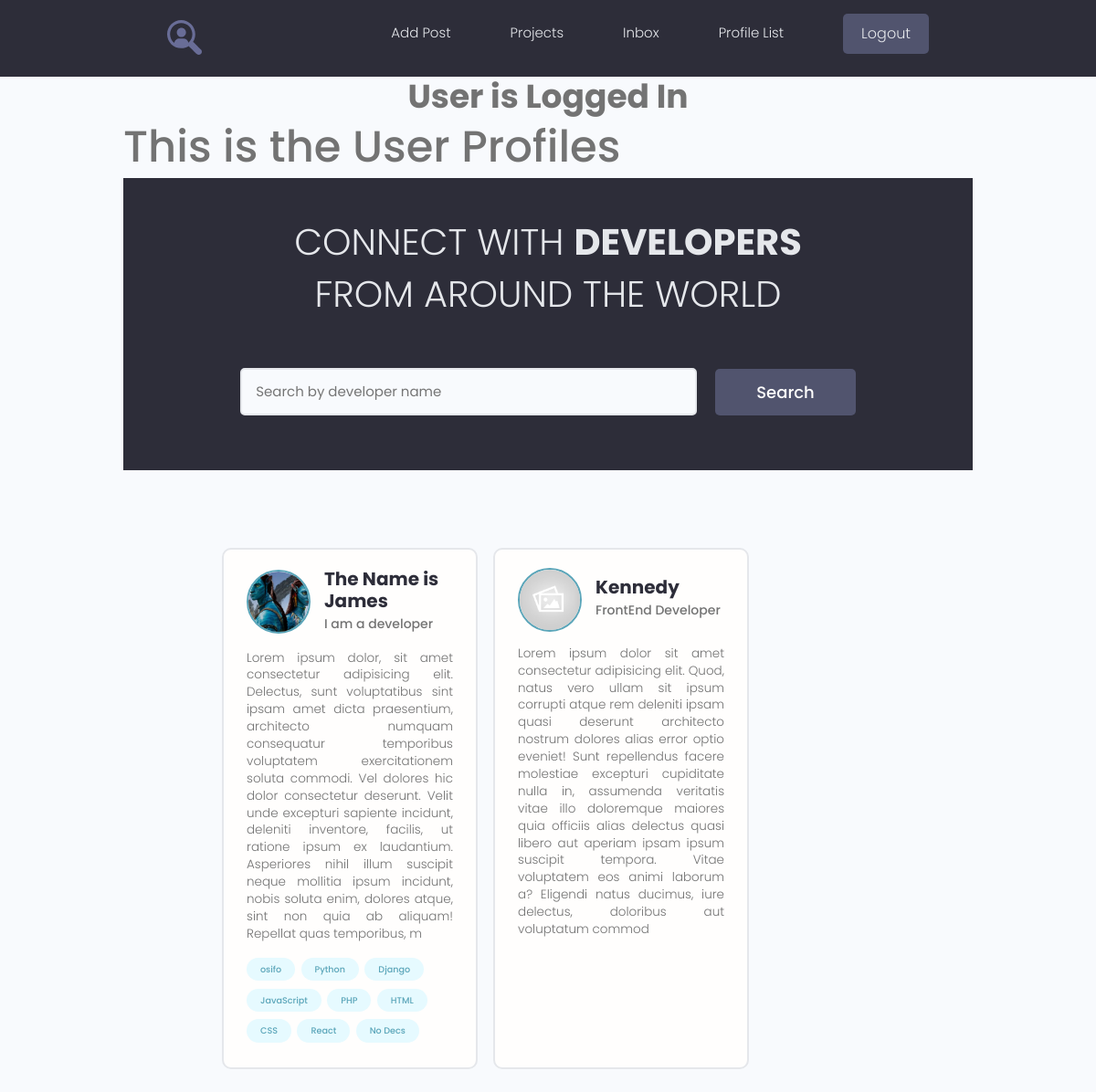
/user/profilelist/ (signed in), run on the app's committed database.
### user/models.py (models this page shows, shortened)
class Profile(models.Model):
    user = models.OneToOneField(User,on_delete=models.CASCADE, blank=True, null=True)
    name = models.CharField(max_length=200, blank=True, null=True)
    username = models.CharField(max_length=200, blank=True, null=True)
    location = models.CharField(max_length=200, blank=True, null=True, default='This is the space for "Location"')
    email = models.EmailField(max_length=500, null=True, blank=True)
    short_intro = models.CharField(max_length = 150, null=True, blank=True)
    bio = models.TextField(null=True, blank=True)
    profile_image = models.ImageField(null=True, blank=True, upload_to="profile-pics/", default='profile-pics/default.jpg' )
    social_github = models.CharField(max_length=200, blank=True, null=True)
    social_twitter = models.CharField(max_length=200, blank=True, null=True)
    social_website = models.CharField(max_length=200, blank=True, null=True)
    created = models.DateTimeField(auto_now_add=True)
    id = models.UUIDField(default=uuid.uuid4, unique= True , primary_key=True, editable=False)

class Skill(models.Model):
    owner = models.ForeignKey(Profile, on_delete=models.CASCADE, blank=True,null=True)
    name = models.CharField(max_length=130, blank=True, null=True)
    description = models.TextField(blank=True, null=True)
    created = models.DateTimeField(auto_now_add=True)
    id = models.UUIDField(default=uuid.uuid4, unique= True , primary_key=True, editable=False)
    def __str__(self):
        return str(self.name)

### user/views.py (the view)
# urls.py: path("profilelist/", profile, name = "profile"),
@login_required(login_url='user:loginform')
def profile(request):
    profile = Profile.objects.all()
    my_dict = {
        "profile" : profile,
    }
    return render(request, "user/profile.html", my_dict)

### templates/user/profile.html (shortened to what this page needs)
<!DOCTYPE html>
{% extends "simple/base.html" %}
{% load static  %}
{% block things %}
<h1>This is the User Profiles</h1>
<main class="home">
    <section class="hero-section text-center">
      <div class="container container--narrow">
        <div class="hero-section__box">
          <h2>CONNECT WITH <span>DEVELOPERS</span></h2>
          <h2>FROM AROUND THE WORLD</h2>
        </div>
        <div class="hero-section__search">
          <form class="form" action="#" method="get">
            <div class="form__field">
              <input class="input input--text" id="formInput#search" type="text" name="text"
                placeholder="Search by developer name" />
            </div>
            <input class="btn btn--sub btn--lg" type="submit" value="Search" />
          </form>
        </div>
      </div>
    </section>
    <section class="devlist">
      <div class="container">
        <div class="grid grid--three">
        {% for p in profile %}
           <div class="column card">
            <div class="dev">
              <a href="{% url 'user:userprofile' p.id %}" class="card__body" style="text-decoration: none;">
                <div class="dev__profile">
                  <img class="avatar avatar--md" src="{{p.profile_image.url}}" alt="image" />
                  <div class="dev__meta">
                    <h3>{{p.name}}</h3>
                    <h5>{{p.short_intro}}</h5>
                  </div>
                </div>
                <p class="dev__info">
                    {{p.bio|slice:'500'}}
                </p>
                <div class="dev__skills">
                    {% for skill in p.skill_set.all %}
                      <span class="tag tag--pill tag--main">
                          <small>{{skill}}</small>
                        </span>
                    {% endfor %}
                </div>
              </a>
            </div>
          </div>
        {% endfor %}
        </div>
      </div>
    </section>
</main>
{% endblock things %}

### templates/simple/base.html (shortened to what this page needs)
<!DOCTYPE html>
{% load static %}
<html lang="en">
<head>
    <link rel="stylesheet" href="https://cdnjs.cloudflare.com/ajax/libs/twitter-bootstrap/4.6.0/css/bootstrap.min.css">
    <link rel="stylesheet" href="https://cdnjs.cloudflare.com/ajax/libs/font-awesome/5.15.4/css/all.min.css">
    <link rel="stylesheet" href="https://cdn.iconmonstr.com/1.3.0/css/iconmonstr-iconic-font.min.css" />
    <link rel="stylesheet" href="{% static 'uikit/styles/uikit.css' %}" />
    <link rel="stylesheet" href="{% static 'styles/app.css' %}" />
</head>
<body>
    <header class="header">
        <div class="container container--narrow">
          <a href="{% url 'simple:database' %}" class="header__logo">
            <img src="{% static 'images/icon.svg' %}" alt="DevSearch Logo" />
          </a>
          <nav class="header__nav">
            <ul class="header__menu">
              {% if request.user.is_authenticated %}
              <li class="header__menuItem"><a href="{% url 'simple:register' %}">Add Post</a></li>
              {% endif %}
              <li class="header__menuItem"><a href="{% url 'simple:database' %}">Projects</a></li>
              <li class="header__menuItem"><a href="inbox.html">Inbox</a></li>
              <li class="header__menuItem"><a href="{% url 'user:profile' %}">Profile List</a></li>
              {% if request.user.is_authenticated %}
              <li class="header__menuItem"><a href="{% url 'user:logout' %}" class="btn btn--sub">Logout</a></li>
              {% else %}
              <li class="header__menuItem"><a href="{% url 'user:signup' %}" class="btn btn--sub">Signup</a></li>
              <li class="header__menuItem"><a href="{% url 'user:loginform' %}" class="btn btn--sub">Login</a></li>
              {% endif %}
            </ul>
          </nav>
        </div>
      </header>
    <center><h2>
    {% if request.user.is_authenticated %}
      User is Logged In
      {% else %}
      User is Logged Out
    {% endif %}
    </h2></center>
    <div class="container">
        {% block things %}
        {% endblock %}
    </div>
</body>
</html>

### static/styles/app.css (style rules this page uses)
:root { --color-sub: #2d2d39; }
.btn--sub { background-color: var(--color-sub-light); }
.card { border: 2px solid var(--color-light); }
img { width: 100%; }
.header { position: sticky; z-index: 111; background-color: var(--color-sub); padding: 1.5rem 0; }
.header > .container { display: flex; justify-content: space-between; align-items: center; }
.header__logo > img { height: 3.8rem; }
.header__nav > ul { display: inline-flex; align-items: center; list-style: none; gap: 6.5rem; }
.header__menuItem > a { color: var(--color-light); font-weight: 300; }
.hero-section { height: 40vh; display: flex; align-items: center; background-color: var(--color-sub); }
.hero-section__box { margin-bottom: 4rem; }
.hero-section__box > h2, .hero-section__box > h2 > span { font-size: 4rem; color: var(--color-light); line-height: 1.3; text-transform: uppercase; }
.hero-section__box > h2 { font-weight: 300; }
.hero-section__box > h2 > span { font-weight: 700; }
.hero-section__search > .form { display: flex; align-items: center; justify-content: center; gap: 2rem; }
.hero-section__search > .form input.input--text { width: 50rem; }
.devlist { margin-top: 8rem; }
.devlist .grid { align-items: stretch; }
.devlist .dev .dev__profile { display: flex; align-items: center; gap: 1.5rem; }
.devlist .dev .dev__meta h3 { color: var(--color-sub); font-size: 2rem; font-weight: 700; }
.devlist .dev .dev__meta h5 { color: var(--color-text); font-size: 1.4rem; font-weight: 500; }
.devlist .dev .dev__info { margin: 1.5rem 0; font-size: 1.35rem; line-height: 1.4; text-align: justify; }

### static/uikit/styles/modules/_variables.css (style rules this page uses)
:root { --color-main: #5aa5b9; --color-main-light: #e6faff; --color-sub: #3f4156; --color-sub-light: #51546e; --color-sub-lighter: #ededfd; --color-text: #737373; --color-gray: #8b8b8b; --color-light: #e5e7eb; --color-light-gray: #767676; --color-bg: #f8fafd; --color-white: #fffefd; --color-white-light: #f3f3f3; --color-success: #359e64; --color-success-bg: #def8e8; --color-error: #fc4b0b; --color-error-bg: #fff2ee; --font-base: 'Poppins', arial, helvetica, 'Segoe UI', roboto, ubuntu, sans-serif; --font-monospace: 'Fira Code', 'Courier New', courier, monospace; --font-regular: 300; --font-medium: 500; --font-bold: 700; --generic-shadow: 1px 1px 5px #00000010; --generic-transition: all 0.3s ease-in-out; }

### static/uikit/styles/modules/_base.css (style rules this page uses)
* { margin: 0; padding: 0; box-sizing: border-box; text-rendering: optimizeLegibility; color: inherit; font-size: inherit; }
html { font-size: 50%; }
@media only screen and (min-width: 480px) { html { font-size: 56.25%; } }
@media only screen and (min-width: 1200px) { html { font-size: 62.5%; } }
body { line-height: 1.6; font-weight: 400; font-size: 1.5rem; color: var(--color-text); background-color: var(--color-bg); min-height: 100vh; }

### static/uikit/styles/modules/_typography.css (style rules this page uses)
* { font-family: var(--font-base); }
h1 { font-size: 4.8rem; font-weight: var(--font-medium); }
h2 { font-size: 3.6rem; font-weight: var(--font-bold); }
h3 { font-size: 3.2rem; font-weight: var(--font-medium); }
h5 { font-size: 2.4rem; font-weight: var(--font-medium); }
h5, h6 { font-weight: var(--font-regular); }
p, span, strong { font-size: 1.6rem; color: var(--color-text); font-weight: var(--font-regular); }
a { padding-bottom: 2px; text-decoration: none; display: inline-block; color: var(--color-main); font-weight: var(--font-medium); }

### static/uikit/styles/modules/_utilities.css (style rules this page uses)
.container { width: 92%; max-width: 165rem; margin: 0 auto; box-sizing: border-box; }
.container--narrow { width: 92%; max-width: 120rem; }
@media screen and (min-width: 1000px) { .container { width: 90%; } }
@media screen and (min-width: 1000px) { .container--narrow { width: 85%; } }
@media screen and (min-width: 1200px) { .container { width: 80%; } }
@media screen and (min-width: 1200px) { .container--narrow { width: 72%; } }
.text-center { text-align: center; }

### static/uikit/styles/modules/_avatar.css (style rules this page uses)
.avatar { border-radius: 50%; border: 2px solid var(--color-main); object-fit: cover; }
.avatar--md { height: 7rem; width: 7rem; }

### static/uikit/styles/modules/_card.css (style rules this page uses)
.card { border-radius: 1rem; background-color: var(--color-white); border: 1.5px solid var(--color-light); width: auto; height: auto; margin-top: 0.5rem; margin-bottom: 0.5rem; overflow: hidden; }
.card__body, .card__header { padding: 2rem 2.5rem; }

### data on the page
Profile: profile_image (picture), name "The Name is James", short_intro "I am a developer", bio "Lorem ipsum dolor, sit amet consectetur adipisicing elit. Delectus, sunt voluptatibus sint ipsam amet dicta praesentium, architecto numquam consequatur temporibus voluptatem exercitationem soluta commodi. Vel dolores hic dolor consectetur deserunt. Velit unde excepturi sapiente incidunt, deleniti inventore, facilis, ut ratione ipsum ex laudantium. Asperiores nihil illum suscipit neque mollitia ipsum incidunt, nobis soluta enim, dolores atque, sint non quia ab aliquam! Repellat quas temporibus, m"
Skill: name "osifo"
Skill: name "Python"
Skill: name "Django"
Skill: name "JavaScript"
Skill: name "PHP"
Skill: name "HTML"
Skill: name "CSS"
Skill: name "React"
Skill: name "No Decs"
Profile: profile_image (placeholder picture), name "Kennedy", short_intro "FrontEnd Developer", bio "Lorem ipsum dolor sit amet consectetur adipisicing elit. Quod, natus vero ullam sit ipsum corrupti atque rem deleniti ipsam quasi deserunt architecto nostrum dolores alias error optio eveniet! Sunt repellendus facere molestiae excepturi cupiditate nulla in, assumenda veritatis vitae illo doloremque maiores quia officiis alias delectus quasi libero aut aperiam ipsam ipsum suscipit tempora. Vitae voluptatem eos animi laborum a? Eligendi natus ducimus, iure delectus, doloribus aut voluptatum commod"
